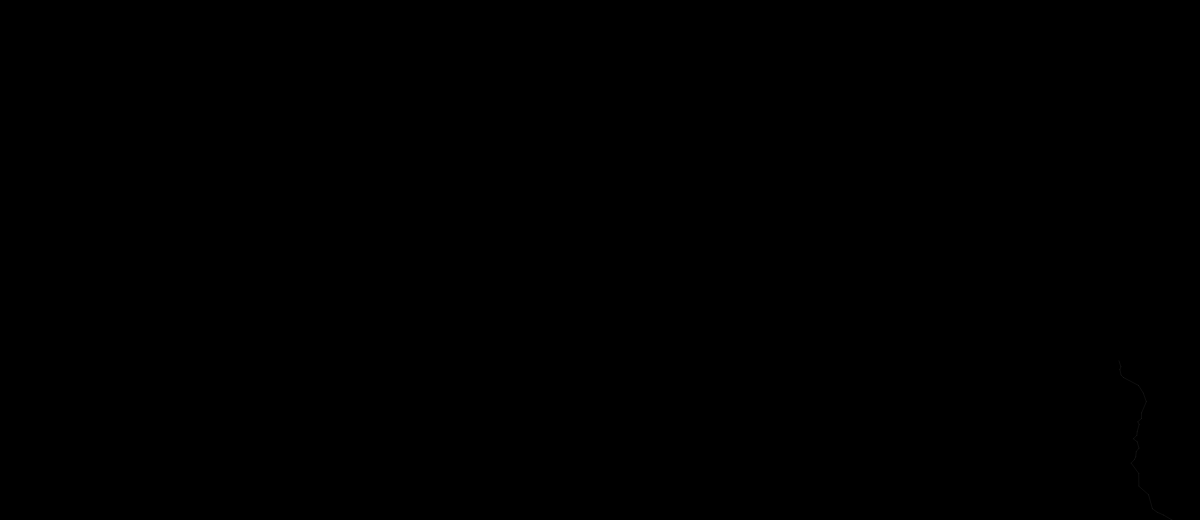
Frame 1 (no input)
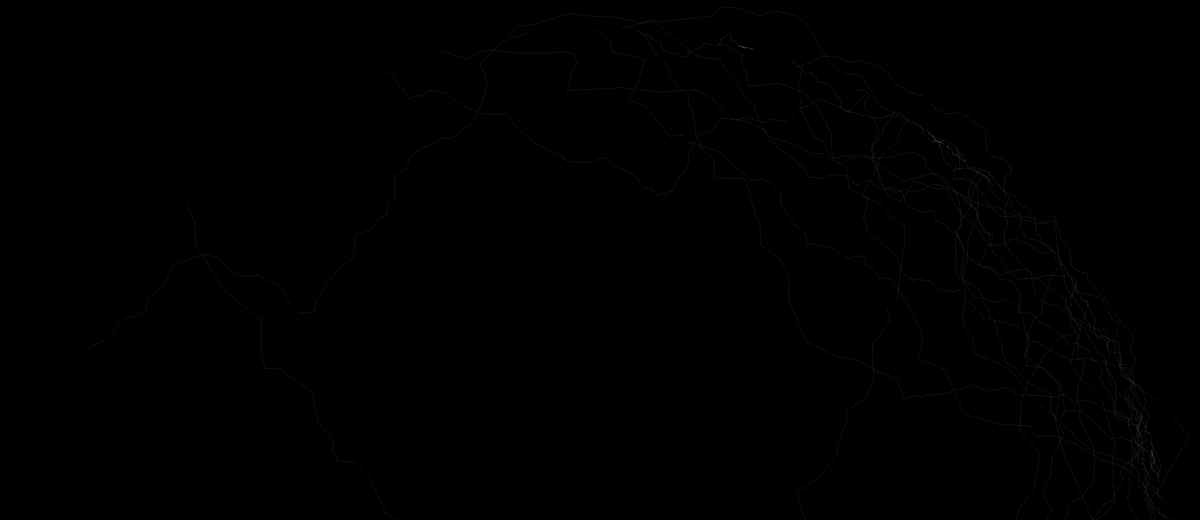
Frame 60 (no input)
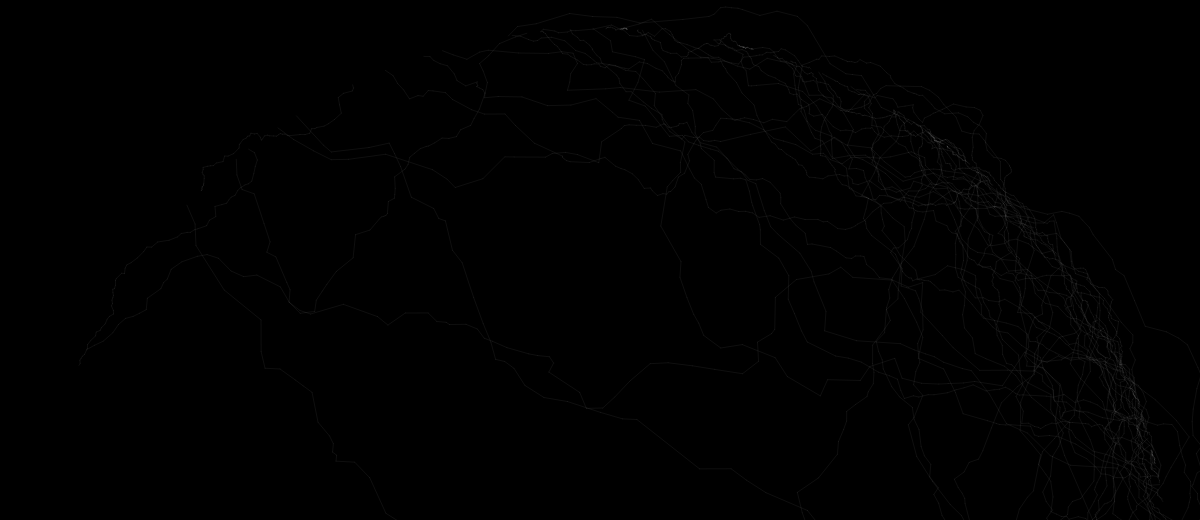
Frame 120 (the mouse pressed at the canvas centre since frame 60)

The p5.js sketch that drew these frames (run headless with seeded random() and noise() and a simulated clock; from frame 60 on, the mouse is pressed at the canvas centre):

// p5.js sketch
// ── sketch.js
/***********************************************************************
     
 Copyright (c) 2008, 2009, Ayush Mishra, www.Ayushmishra.design
 *** Ayush Mishra Designs ***
 * All rights reserved.
 *
 * Redistribution and use in source and binary forms, with or without
 * modification, are permitted provided that the following conditions are met:
 *
 *     * Redistributions of source code must retain the above copyright
 *       notice, this list of conditions and the following disclaimer.
 *     * Redistributions in binary form must reproduce the above copyright
 *       notice, this list of conditions and the following disclaimer in the
 *       documentation and/or other materials provided with the distribution.
 *     * Neither the name of MSA Visuals nor the names of its contributors
 *       may be used to endorse or promote products derived from this software
 *       without specific prior written permission.
 *
 * THIS SOFTWARE IS PROVIDED BY THE COPYRIGHT HOLDERS AND CONTRIBUTORS "AS IS"
 * AND ANY EXPRESS OR IMPLIED WARRANTIES, INCLUDING, BUT NOT LIMITED TO,
 * THE IMPLIED WARRANTIES OF MERCHANTABILITY AND FITNESS FOR A PARTICULAR PURPOSE
 * ARE DISCLAIMED. IN NO EVENT SHALL THE COPYRIGHT HOLDER OR CONTRIBUTORS BE LIABLE
 * FOR ANY DIRECT, INDIRECT, INCIDENTAL, SPECIAL, EXEMPLARY, OR CONSEQUENTIAL DAMAGES
 * (INCLUDING, BUT NOT LIMITED TO, PROCUREMENT OF SUBSTITUTE GOODS OR SERVICES; LOSS
 * OF USE, DATA, OR PROFITS; OR BUSINESS INTERRUPTION) HOWEVER CAUSED AND ON ANY THEORY
 * OF LIABILITY, WHETHER IN CONTRACT, STRICT LIABILITY, OR TORT (INCLUDING NEGLIGENCE
 * OR OTHERWISE) ARISING IN ANY WAY OUT OF THE USE OF THIS SOFTWARE, EVEN IF ADVISED
 * OF THE POSSIBILITY OF SUCH DAMAGE.
 *
 * ***********************************************************************/
var pathPoints = []

function setup() {
  createCanvas(1200, 520); 
  background(0);
} 

function draw() {
  //create the path
  pathPoints = circlePoints();
  
  for(var j=0;j<6;j++){
	pathPoints = complexifyPath(pathPoints);
  }

  //draw the path
  stroke(255,15);
  for(var i=0;i<pathPoints.length -1;i++){
    var v1 = pathPoints[i];
    var v2 = pathPoints[i+1];
    line(v1.x,v1.y,v2.x,v2.y);
  }
}

function complexifyPath(pathPoints){
  //create a new path array from the old one by adding new points inbetween the old points
  var newPath = [];
  
  for(var i=0;i<pathPoints.length -1;i++){
    var v1 = pathPoints[i];
    var v2 = pathPoints[i+1];
    var midPoint = p5.Vector.add(v1, v2).mult(0.5);
    var distance =  v1.dist(v2);
    
    //the new point is halfway between the old points, with some gaussian variation
    var standardDeviation = 0.125*distance;
    var v = createVector(randomGaussian(midPoint.x,standardDeviation),randomGaussian(midPoint.y,standardDeviation))
   	append(newPath,v1);
    append(newPath,v);
  }
  
  //don't forget the last point!
  append(newPath,pathPoints[pathPoints.length-1]);
  return newPath;  
}

function circlePoints() {
  //two points somewhere on a circle
  var r = width/2.1;
  //var theta1 = random(TWO_PI);
  var theta1 = randomGaussian(0,PI/4);
  var theta2 = theta1 + randomGaussian(0,PI/3);
  var v1 = createVector(width/2 + r*cos(theta1),width/2 + r*sin(theta1));
  var v2 = createVector(width/2 + r*cos(theta2),width/2 + r*sin(theta2));
  
  return [v1,v2];
}
